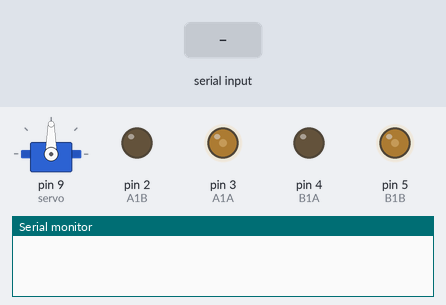
A sketch run on a simulated Arduino Uno, built with avr-gcc and run on an emulated ATmega328P. Parts: servo, output pins drawn as LEDs (lit = HIGH), the last lines printed to the serial monitor. Inputs (shaded band) come from the test bench.

Above: at 1.2 s.
1.3 s: "s" received over Serial
At 1.7 s:
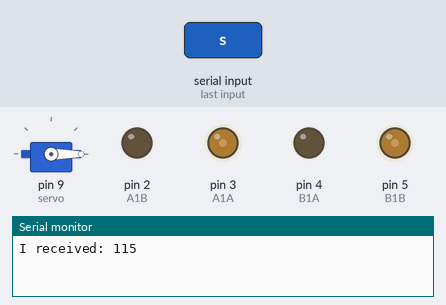
2.8 s: byte 32 (32) received over Serial
At 4.0 s:
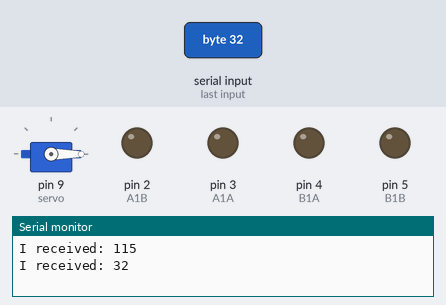
4.3 s: "w" received over Serial
At 5.2 s:
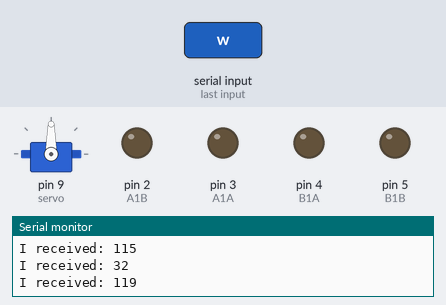
5.8 s: "t" received over Serial
At 6.3 s:
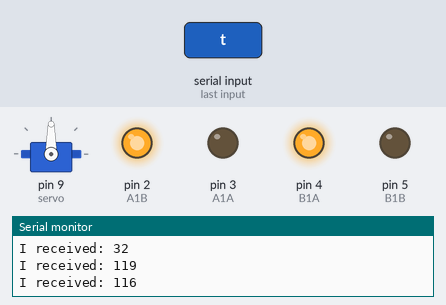
7.3 s: "g" received over Serial
At 8.5 s:
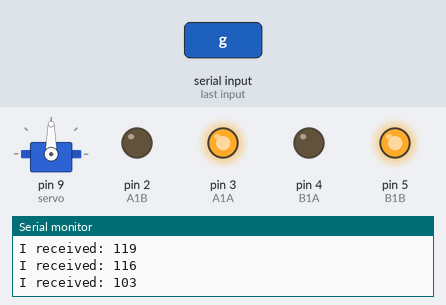
8.8 s: "f" received over Serial
At 9.6 s:
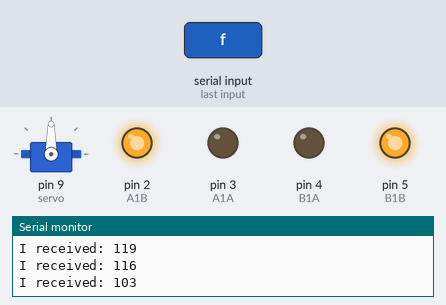
Timing chart, 0 to 11.8 s (numbered marks = the images above; inputs shaded):
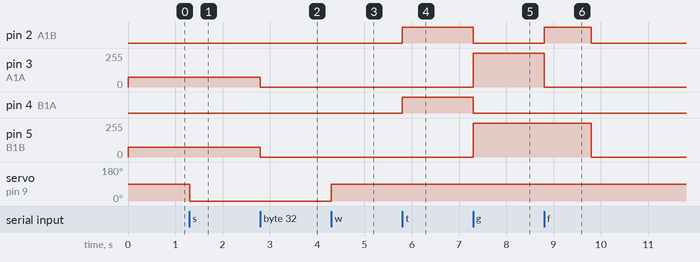

The sketch:

pong_lift_code.ino
```cpp
#include <Servo.h>

Servo servo;
//Serial port;

int incomingByte = 0;
const int A1A = 3;
const int A1B = 2;
const int B1A = 4;
const int B1B = 5;
int speed = 75;

void motorA(char c){
  if(c == 'R'){
    digitalWrite(A1A,LOW);
    digitalWrite(A1B,HIGH);
  } else if(c == 'L'){
    digitalWrite(A1A,HIGH);
    digitalWrite(A1B,LOW);
  } else {
    digitalWrite(A1A,LOW);
    digitalWrite(A1B,LOW);
  }
}

void motorB(char c){
  if(c == 'R'){
    digitalWrite(B1A,HIGH);
    digitalWrite(B1B,LOW);
  } else if(c == 'L'){
    digitalWrite(B1A,LOW);
    digitalWrite(B1B,HIGH);
  } else {
    digitalWrite(B1A,LOW);
    digitalWrite(B1B,LOW);
  }
}

void setup() {
  servo.attach(9);
  pinMode(A1A, OUTPUT);
  pinMode(A1B, OUTPUT);
  pinMode(B1A, OUTPUT);
  pinMode(B1B, OUTPUT);
  Serial.begin(9600); // opens serial port, sets data rate to 9600 bps
  analogWrite(A1A,speed);
  analogWrite(A1B,speed);
  analogWrite(B1A,speed);
  analogWrite(B1B,speed);
}

void loop() {
  if (Serial.available() > 0) {
    // read the incoming byte:
    incomingByte = Serial.read();
    // ARM UP -- W
    if(incomingByte == 119){
      servo.write(90);
    }
    // ARM DOWN -- S
    if(incomingByte == 115){
      servo.write(0);
    }

    // Forward -- T
    if(incomingByte == 116){
      motorA('R');
      motorB('R');
    }
    // Backward -- G
    if(incomingByte == 103){
      motorA('L');
      motorB('L');
    }
    // OFF -- SPACE
    if(incomingByte == 32){
      motorA('o');
      motorB('o');
    }

    // TURN <--- -- F
    if(incomingByte == 102){
      motorA('R');
      motorB('L');
      delay(1000);
      motorA('o');
      motorB('o');
    }
    // TURN ---> -- H
    if(incomingByte == 104){
      motorA('L');
      motorB('R');
      delay(1000);
      motorA('o');
      motorB('o');
    }


    // say what you got:
    Serial.print("I received: ");
    Serial.println(incomingByte, DEC);
  }
}
```

Measured:
- after the input at 1.3 s, servo on pin 9 (servo): 90° → 0° at once
- after the input at 2.8 s, pin 3 (A1A), pin 5 (B1B): 75/255 → 0/255 at once
- after the input at 4.3 s, servo on pin 9 (servo): 0° → 90° at once
- after the input at 5.8 s, pin 2 (A1B), pin 4 (B1A): LOW → HIGH at once
- after the input at 7.3 s, pin 2 (A1B), pin 4 (B1A): HIGH → LOW at once; pin 3 (A1A), pin 5 (B1B): 0/255 → 255/255 at once
- after the input at 8.8 s, pin 2 (A1B): LOW → HIGH at once, → LOW 1.0 s later; pin 3 (A1A): 255/255 → 0/255 at once; pin 5 (B1B): 255/255 → 0/255 after 1.0 s
